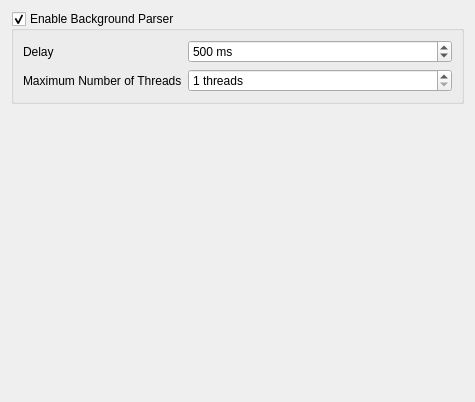
<?xml version="1.0" encoding="UTF-8"?>
<ui version="4.0">
 <class>BGSettings</class>
 <widget class="QWidget" name="BGSettings">
  <property name="geometry">
   <rect>
    <x>0</x>
    <y>0</y>
    <width>475</width>
    <height>402</height>
   </rect>
  </property>
  <property name="sizePolicy">
   <sizepolicy hsizetype="Preferred" vsizetype="Minimum">
    <horstretch>0</horstretch>
    <verstretch>0</verstretch>
   </sizepolicy>
  </property>
  <layout class="QVBoxLayout" name="verticalLayout">
   <item>
    <widget class="QGroupBox" name="kcfg_enable">
     <property name="sizePolicy">
      <sizepolicy hsizetype="Preferred" vsizetype="Fixed">
       <horstretch>0</horstretch>
       <verstretch>0</verstretch>
      </sizepolicy>
     </property>
     <property name="title">
      <string>Enable Background Parser</string>
     </property>
     <property name="checkable">
      <bool>true</bool>
     </property>
     <property name="checked">
      <bool>true</bool>
     </property>
     <layout class="QFormLayout" name="formLayout_2">
      <property name="fieldGrowthPolicy">
       <enum>QFormLayout::ExpandingFieldsGrow</enum>
      </property>
      <item row="1" column="0">
       <widget class="QLabel" name="label">
        <property name="text">
         <string>Delay</string>
        </property>
       </widget>
      </item>
      <item row="1" column="1">
       <widget class="QSpinBox" name="kcfg_delay">
        <property name="sizePolicy">
         <sizepolicy hsizetype="MinimumExpanding" vsizetype="Fixed">
          <horstretch>0</horstretch>
          <verstretch>0</verstretch>
         </sizepolicy>
        </property>
        <property name="suffix">
         <string> ms</string>
        </property>
        <property name="maximum">
         <number>5000</number>
        </property>
        <property name="value">
         <number>500</number>
        </property>
       </widget>
      </item>
      <item row="2" column="0">
       <widget class="QLabel" name="label_3">
        <property name="text">
         <string>Maximum Number of Threads</string>
        </property>
       </widget>
      </item>
      <item row="2" column="1">
       <widget class="QSpinBox" name="kcfg_threads">
        <property name="sizePolicy">
         <sizepolicy hsizetype="MinimumExpanding" vsizetype="Fixed">
          <horstretch>0</horstretch>
          <verstretch>0</verstretch>
         </sizepolicy>
        </property>
        <property name="suffix">
         <string> threads</string>
        </property>
        <property name="minimum">
         <number>1</number>
        </property>
        <property name="maximum">
         <number>32</number>
        </property>
       </widget>
      </item>
     </layout>
    </widget>
   </item>
   <item>
    <spacer>
     <property name="orientation">
      <enum>Qt::Vertical</enum>
     </property>
     <property name="sizeHint" stdset="0">
      <size>
       <width>20</width>
       <height>40</height>
      </size>
     </property>
    </spacer>
   </item>
  </layout>
 </widget>
 <resources/>
 <connections/>
</ui>
